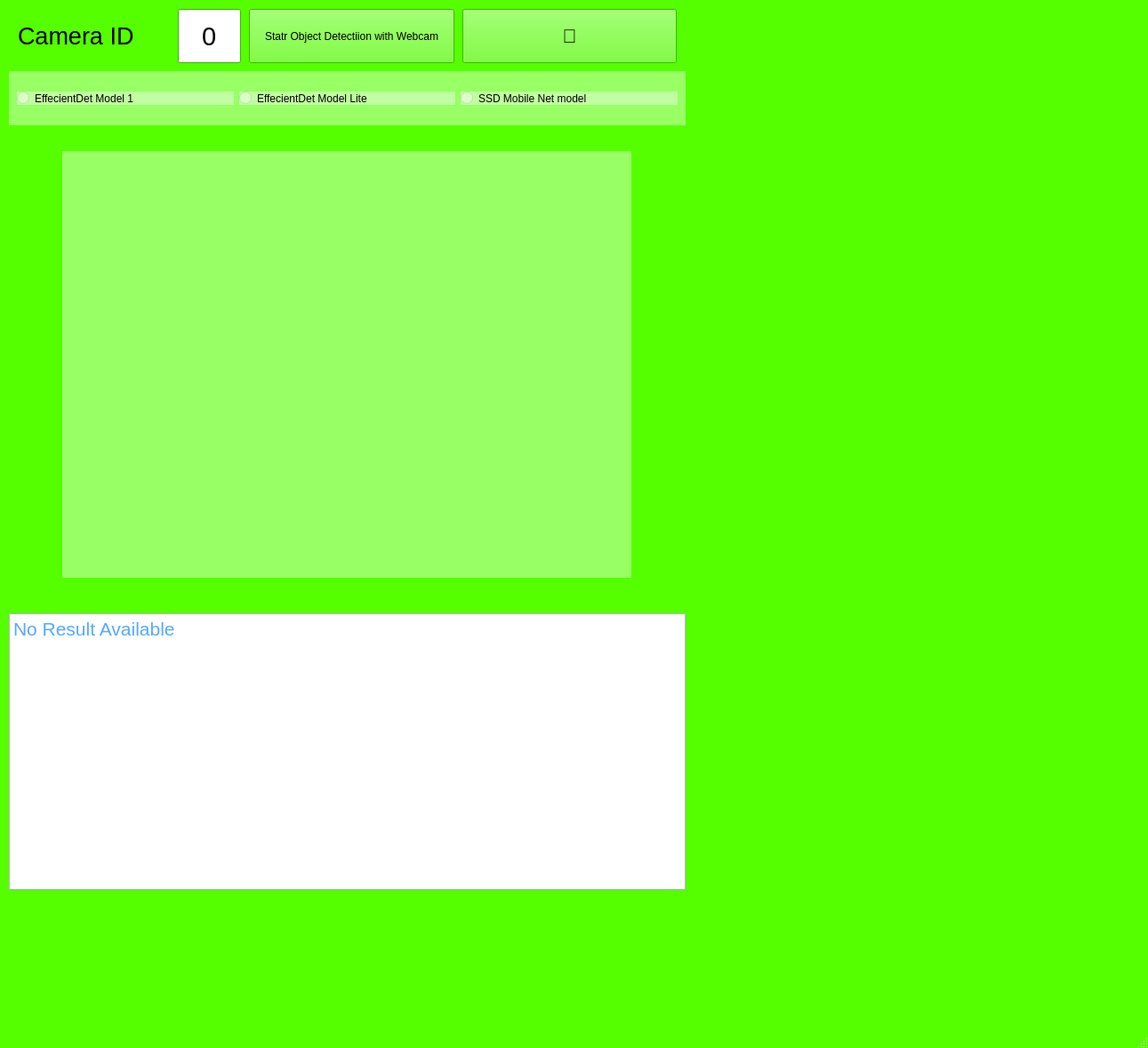
<?xml version="1.0" encoding="UTF-8"?>
<ui version="4.0">
 <class>MainWindow</class>
 <widget class="QMainWindow" name="MainWindow">
  <property name="geometry">
   <rect>
    <x>0</x>
    <y>0</y>
    <width>1291</width>
    <height>1179</height>
   </rect>
  </property>
  <property name="palette">
   <palette>
    <active>
     <colorrole role="WindowText">
      <brush brushstyle="SolidPattern">
       <color alpha="255">
        <red>0</red>
        <green>0</green>
        <blue>0</blue>
       </color>
      </brush>
     </colorrole>
     <colorrole role="Button">
      <brush brushstyle="SolidPattern">
       <color alpha="255">
        <red>85</red>
        <green>255</green>
        <blue>0</blue>
       </color>
      </brush>
     </colorrole>
     <colorrole role="Light">
      <brush brushstyle="SolidPattern">
       <color alpha="255">
        <red>170</red>
        <green>255</green>
        <blue>127</blue>
       </color>
      </brush>
     </colorrole>
     <colorrole role="Midlight">
      <brush brushstyle="SolidPattern">
       <color alpha="255">
        <red>127</red>
        <green>255</green>
        <blue>63</blue>
       </color>
      </brush>
     </colorrole>
     <colorrole role="Dark">
      <brush brushstyle="SolidPattern">
       <color alpha="255">
        <red>42</red>
        <green>127</green>
        <blue>0</blue>
       </color>
      </brush>
     </colorrole>
     <colorrole role="Mid">
      <brush brushstyle="SolidPattern">
       <color alpha="255">
        <red>56</red>
        <green>170</green>
        <blue>0</blue>
       </color>
      </brush>
     </colorrole>
     <colorrole role="Text">
      <brush brushstyle="SolidPattern">
       <color alpha="255">
        <red>0</red>
        <green>0</green>
        <blue>0</blue>
       </color>
      </brush>
     </colorrole>
     <colorrole role="BrightText">
      <brush brushstyle="SolidPattern">
       <color alpha="255">
        <red>255</red>
        <green>255</green>
        <blue>255</blue>
       </color>
      </brush>
     </colorrole>
     <colorrole role="ButtonText">
      <brush brushstyle="SolidPattern">
       <color alpha="255">
        <red>0</red>
        <green>0</green>
        <blue>0</blue>
       </color>
      </brush>
     </colorrole>
     <colorrole role="Base">
      <brush brushstyle="SolidPattern">
       <color alpha="255">
        <red>255</red>
        <green>255</green>
        <blue>255</blue>
       </color>
      </brush>
     </colorrole>
     <colorrole role="Window">
      <brush brushstyle="SolidPattern">
       <color alpha="255">
        <red>85</red>
        <green>255</green>
        <blue>0</blue>
       </color>
      </brush>
     </colorrole>
     <colorrole role="Shadow">
      <brush brushstyle="SolidPattern">
       <color alpha="255">
        <red>0</red>
        <green>0</green>
        <blue>0</blue>
       </color>
      </brush>
     </colorrole>
     <colorrole role="AlternateBase">
      <brush brushstyle="SolidPattern">
       <color alpha="255">
        <red>170</red>
        <green>255</green>
        <blue>127</blue>
       </color>
      </brush>
     </colorrole>
     <colorrole role="ToolTipBase">
      <brush brushstyle="SolidPattern">
       <color alpha="255">
        <red>255</red>
        <green>255</green>
        <blue>220</blue>
       </color>
      </brush>
     </colorrole>
     <colorrole role="ToolTipText">
      <brush brushstyle="SolidPattern">
       <color alpha="255">
        <red>0</red>
        <green>0</green>
        <blue>0</blue>
       </color>
      </brush>
     </colorrole>
     <colorrole role="PlaceholderText">
      <brush brushstyle="SolidPattern">
       <color alpha="128">
        <red>0</red>
        <green>0</green>
        <blue>0</blue>
       </color>
      </brush>
     </colorrole>
    </active>
    <inactive>
     <colorrole role="WindowText">
      <brush brushstyle="SolidPattern">
       <color alpha="255">
        <red>0</red>
        <green>0</green>
        <blue>0</blue>
       </color>
      </brush>
     </colorrole>
     <colorrole role="Button">
      <brush brushstyle="SolidPattern">
       <color alpha="255">
        <red>85</red>
        <green>255</green>
        <blue>0</blue>
       </color>
      </brush>
     </colorrole>
     <colorrole role="Light">
      <brush brushstyle="SolidPattern">
       <color alpha="255">
        <red>170</red>
        <green>255</green>
        <blue>127</blue>
       </color>
      </brush>
     </colorrole>
     <colorrole role="Midlight">
      <brush brushstyle="SolidPattern">
       <color alpha="255">
        <red>127</red>
        <green>255</green>
        <blue>63</blue>
       </color>
      </brush>
     </colorrole>
     <colorrole role="Dark">
      <brush brushstyle="SolidPattern">
       <color alpha="255">
        <red>42</red>
        <green>127</green>
        <blue>0</blue>
       </color>
      </brush>
     </colorrole>
     <colorrole role="Mid">
      <brush brushstyle="SolidPattern">
       <color alpha="255">
        <red>56</red>
        <green>170</green>
        <blue>0</blue>
       </color>
      </brush>
     </colorrole>
     <colorrole role="Text">
      <brush brushstyle="SolidPattern">
       <color alpha="255">
        <red>0</red>
        <green>0</green>
        <blue>0</blue>
       </color>
      </brush>
     </colorrole>
     <colorrole role="BrightText">
      <brush brushstyle="SolidPattern">
       <color alpha="255">
        <red>255</red>
        <green>255</green>
        <blue>255</blue>
       </color>
      </brush>
     </colorrole>
     <colorrole role="ButtonText">
      <brush brushstyle="SolidPattern">
       <color alpha="255">
        <red>0</red>
        <green>0</green>
        <blue>0</blue>
       </color>
      </brush>
     </colorrole>
     <colorrole role="Base">
      <brush brushstyle="SolidPattern">
       <color alpha="255">
        <red>255</red>
        <green>255</green>
        <blue>255</blue>
       </color>
      </brush>
     </colorrole>
     <colorrole role="Window">
      <brush brushstyle="SolidPattern">
       <color alpha="255">
        <red>85</red>
        <green>255</green>
        <blue>0</blue>
       </color>
      </brush>
     </colorrole>
     <colorrole role="Shadow">
      <brush brushstyle="SolidPattern">
       <color alpha="255">
        <red>0</red>
        <green>0</green>
        <blue>0</blue>
       </color>
      </brush>
     </colorrole>
     <colorrole role="AlternateBase">
      <brush brushstyle="SolidPattern">
       <color alpha="255">
        <red>170</red>
        <green>255</green>
        <blue>127</blue>
       </color>
      </brush>
     </colorrole>
     <colorrole role="ToolTipBase">
      <brush brushstyle="SolidPattern">
       <color alpha="255">
        <red>255</red>
        <green>255</green>
        <blue>220</blue>
       </color>
      </brush>
     </colorrole>
     <colorrole role="ToolTipText">
      <brush brushstyle="SolidPattern">
       <color alpha="255">
        <red>0</red>
        <green>0</green>
        <blue>0</blue>
       </color>
      </brush>
     </colorrole>
     <colorrole role="PlaceholderText">
      <brush brushstyle="SolidPattern">
       <color alpha="128">
        <red>0</red>
        <green>0</green>
        <blue>0</blue>
       </color>
      </brush>
     </colorrole>
    </inactive>
    <disabled>
     <colorrole role="WindowText">
      <brush brushstyle="SolidPattern">
       <color alpha="255">
        <red>42</red>
        <green>127</green>
        <blue>0</blue>
       </color>
      </brush>
     </colorrole>
     <colorrole role="Button">
      <brush brushstyle="SolidPattern">
       <color alpha="255">
        <red>85</red>
        <green>255</green>
        <blue>0</blue>
       </color>
      </brush>
     </colorrole>
     <colorrole role="Light">
      <brush brushstyle="SolidPattern">
       <color alpha="255">
        <red>170</red>
        <green>255</green>
        <blue>127</blue>
       </color>
      </brush>
     </colorrole>
     <colorrole role="Midlight">
      <brush brushstyle="SolidPattern">
       <color alpha="255">
        <red>127</red>
        <green>255</green>
        <blue>63</blue>
       </color>
      </brush>
     </colorrole>
     <colorrole role="Dark">
      <brush brushstyle="SolidPattern">
       <color alpha="255">
        <red>42</red>
        <green>127</green>
        <blue>0</blue>
       </color>
      </brush>
     </colorrole>
     <colorrole role="Mid">
      <brush brushstyle="SolidPattern">
       <color alpha="255">
        <red>56</red>
        <green>170</green>
        <blue>0</blue>
       </color>
      </brush>
     </colorrole>
     <colorrole role="Text">
      <brush brushstyle="SolidPattern">
       <color alpha="255">
        <red>42</red>
        <green>127</green>
        <blue>0</blue>
       </color>
      </brush>
     </colorrole>
     <colorrole role="BrightText">
      <brush brushstyle="SolidPattern">
       <color alpha="255">
        <red>255</red>
        <green>255</green>
        <blue>255</blue>
       </color>
      </brush>
     </colorrole>
     <colorrole role="ButtonText">
      <brush brushstyle="SolidPattern">
       <color alpha="255">
        <red>42</red>
        <green>127</green>
        <blue>0</blue>
       </color>
      </brush>
     </colorrole>
     <colorrole role="Base">
      <brush brushstyle="SolidPattern">
       <color alpha="255">
        <red>85</red>
        <green>255</green>
        <blue>0</blue>
       </color>
      </brush>
     </colorrole>
     <colorrole role="Window">
      <brush brushstyle="SolidPattern">
       <color alpha="255">
        <red>85</red>
        <green>255</green>
        <blue>0</blue>
       </color>
      </brush>
     </colorrole>
     <colorrole role="Shadow">
      <brush brushstyle="SolidPattern">
       <color alpha="255">
        <red>0</red>
        <green>0</green>
        <blue>0</blue>
       </color>
      </brush>
     </colorrole>
     <colorrole role="AlternateBase">
      <brush brushstyle="SolidPattern">
       <color alpha="255">
        <red>85</red>
        <green>255</green>
        <blue>0</blue>
       </color>
      </brush>
     </colorrole>
     <colorrole role="ToolTipBase">
      <brush brushstyle="SolidPattern">
       <color alpha="255">
        <red>255</red>
        <green>255</green>
        <blue>220</blue>
       </color>
      </brush>
     </colorrole>
     <colorrole role="ToolTipText">
      <brush brushstyle="SolidPattern">
       <color alpha="255">
        <red>0</red>
        <green>0</green>
        <blue>0</blue>
       </color>
      </brush>
     </colorrole>
     <colorrole role="PlaceholderText">
      <brush brushstyle="SolidPattern">
       <color alpha="128">
        <red>0</red>
        <green>0</green>
        <blue>0</blue>
       </color>
      </brush>
     </colorrole>
    </disabled>
   </palette>
  </property>
  <property name="windowTitle">
   <string>MainWindow</string>
  </property>
  <widget class="QWidget" name="centralwidget">
   <widget class="QToolButton" name="toolButton_2">
    <property name="geometry">
     <rect>
      <x>280</x>
      <y>10</y>
      <width>231</width>
      <height>61</height>
     </rect>
    </property>
    <property name="autoFillBackground">
     <bool>false</bool>
    </property>
    <property name="text">
     <string>Statr Object Detectiion with Webcam</string>
    </property>
    <property name="icon">
     <iconset>
      <normaloff>../assets/images/camera.png</normaloff>../assets/images/camera.png</iconset>
    </property>
    <property name="iconSize">
     <size>
      <width>32</width>
      <height>32</height>
     </size>
    </property>
    <property name="autoRaise">
     <bool>false</bool>
    </property>
   </widget>
   <widget class="QGroupBox" name="groupBox">
    <property name="geometry">
     <rect>
      <x>10</x>
      <y>80</y>
      <width>761</width>
      <height>61</height>
     </rect>
    </property>
    <property name="styleSheet">
     <string notr="true">border:None;
background-color: rgba(255, 255, 255, 100);</string>
    </property>
    <layout class="QHBoxLayout" name="horizontalLayout">
     <item>
      <widget class="QRadioButton" name="radioButton">
       <property name="text">
        <string>EffecientDet Model 1</string>
       </property>
      </widget>
     </item>
     <item>
      <widget class="QRadioButton" name="radioButton_2">
       <property name="text">
        <string>EffecientDet Model Lite</string>
       </property>
      </widget>
     </item>
     <item>
      <widget class="QRadioButton" name="radioButton_3">
       <property name="text">
        <string>SSD Mobile Net model</string>
       </property>
      </widget>
     </item>
    </layout>
   </widget>
   <widget class="QTextBrowser" name="textBrowser">
    <property name="geometry">
     <rect>
      <x>10</x>
      <y>690</y>
      <width>761</width>
      <height>311</height>
     </rect>
    </property>
    <property name="styleSheet">
     <string notr="true">font: 16pt &quot;Arial&quot;;
color: rgb(85, 170, 255);</string>
    </property>
    <property name="html">
     <string>&lt;!DOCTYPE HTML PUBLIC &quot;-//W3C//DTD HTML 4.0//EN&quot; &quot;http://www.w3.org/TR/REC-html40/strict.dtd&quot;&gt;
&lt;html&gt;&lt;head&gt;&lt;meta name=&quot;qrichtext&quot; content=&quot;1&quot; /&gt;&lt;style type=&quot;text/css&quot;&gt;
p, li { white-space: pre-wrap; }
&lt;/style&gt;&lt;/head&gt;&lt;body style=&quot; font-family:'Arial'; font-size:16pt; font-weight:400; font-style:normal;&quot;&gt;
&lt;p style=&quot; margin-top:0px; margin-bottom:0px; margin-left:0px; margin-right:0px; -qt-block-indent:0; text-indent:0px;&quot;&gt;No Result Available&lt;/p&gt;&lt;/body&gt;&lt;/html&gt;</string>
    </property>
   </widget>
   <widget class="QLabel" name="label">
    <property name="geometry">
     <rect>
      <x>70</x>
      <y>170</y>
      <width>640</width>
      <height>480</height>
     </rect>
    </property>
    <property name="cursor">
     <cursorShape>PointingHandCursor</cursorShape>
    </property>
    <property name="acceptDrops">
     <bool>true</bool>
    </property>
    <property name="styleSheet">
     <string notr="true">background-color: rgba(255, 255, 255, 100);</string>
    </property>
    <property name="text">
     <string/>
    </property>
    <property name="pixmap">
     <pixmap>../assets/images/play.png</pixmap>
    </property>
    <property name="scaledContents">
     <bool>false</bool>
    </property>
    <property name="alignment">
     <set>Qt::AlignCenter</set>
    </property>
   </widget>
   <widget class="QLineEdit" name="lineEdit">
    <property name="geometry">
     <rect>
      <x>200</x>
      <y>10</y>
      <width>71</width>
      <height>61</height>
     </rect>
    </property>
    <property name="font">
     <font>
      <pointsize>22</pointsize>
     </font>
    </property>
    <property name="text">
     <string>0</string>
    </property>
    <property name="alignment">
     <set>Qt::AlignCenter</set>
    </property>
   </widget>
   <widget class="QLabel" name="label_2">
    <property name="geometry">
     <rect>
      <x>20</x>
      <y>20</y>
      <width>155</width>
      <height>40</height>
     </rect>
    </property>
    <property name="font">
     <font>
      <pointsize>20</pointsize>
     </font>
    </property>
    <property name="text">
     <string>Camera ID</string>
    </property>
   </widget>
   <widget class="QToolButton" name="toolButton_3">
    <property name="geometry">
     <rect>
      <x>520</x>
      <y>10</y>
      <width>241</width>
      <height>61</height>
     </rect>
    </property>
    <property name="font">
     <font>
      <pointsize>16</pointsize>
     </font>
    </property>
    <property name="autoFillBackground">
     <bool>false</bool>
    </property>
    <property name="text">
     <string>🚫</string>
    </property>
    <property name="iconSize">
     <size>
      <width>32</width>
      <height>32</height>
     </size>
    </property>
    <property name="autoRaise">
     <bool>false</bool>
    </property>
   </widget>
  </widget>
  <widget class="QMenuBar" name="menubar">
   <property name="geometry">
    <rect>
     <x>0</x>
     <y>0</y>
     <width>1291</width>
     <height>22</height>
    </rect>
   </property>
  </widget>
  <widget class="QStatusBar" name="statusbar"/>
 </widget>
 <resources/>
 <connections/>
</ui>
